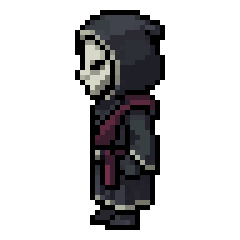
#> input picture assets/visuals/fighters/inquisition_warden_idle_west.png, 48 x 48 px, found by its file name (shown 5 times larger)
$ python skel.py
#> lines starting #> are read from the running program, lines starting #| are printed output that depends on the picture
"""Code skeletons for the combat-screen kits (stage strip, table, card frame, nine-slice panel, slot, kit card), in two palettes.
python3 art/pixellab-combat-kits/skel.py"""
import io, urllib.request, zipfile
from PIL import Image, ImageDraw
H=lambda s:tuple(int(s[i:i+2],16) for i in (0,2,4))+(255,)
INK=H('090A14')
PAL={'apollo':dict(d=H('151D28'),m=H('202E37'),l=H('394A50'),hi=H('819796'),fl=H('253A5E'),w1=H('602C2C'),w2=H('884B2B'),w3=H('AD7757'),acc=H('73BED3')),
     'b':dict(d=H('151D28'),m=H('202E37'),l=H('394A50'),hi=H('EBEDE9'),fl=H('202E37'),w1=H('202E37'),w2=H('394A50'),w3=H('8B9BA0'),acc=H('A53030'))}
def stage(p,W=180,Hh=100):
    c=PAL[p];im=Image.new('RGBA',(W,Hh),c['w1']);g=ImageDraw.Draw(im)
    for y in range(0,40):                                   # the ground the fighters stand on, lit from the top left
        g.line([(0,y),(W,y)],fill=c['w2'] if (y//5)%2==0 else c['w1'])
    for x in range(0,W,22): g.line([(x,0),(x-8,40)],fill=c['w3'])
    g.rectangle([0,40,W,44],fill=INK); g.rectangle([0,41,W,42],fill=c['hi'])   # the ledge into the tray
    g.rectangle([0,45,W,Hh],fill=c['d'])
    for y in range(50,Hh,10): g.line([(0,y),(W,y)],fill=c['m'])
    g.rectangle([6,50,W-7,Hh-3],outline=c['l'])
    return im
def table(p,W=180,Hh=100):
    c=PAL[p];im=Image.new('RGBA',(W,Hh),INK);g=ImageDraw.Draw(im)
    g.rectangle([1,1,W-2,Hh-2],fill=c['w2']); g.rectangle([1,1,W-2,2],fill=c['w3']); g.rectangle([1,1,2,Hh-2],fill=c['w3'])
    g.rectangle([8,8,W-9,Hh-9],fill=INK); g.rectangle([9,9,W-10,Hh-10],fill=c['fl'])
    g.ellipse([W//2-34,Hh//2-30,W//2+34,Hh//2+30],outline=c['l'],width=2)
    return im
def cardframe(p,W=56,Hh=80,studs=False):
    c=PAL[p];im=Image.new('RGBA',(W,Hh),(0,0,0,0));g=ImageDraw.Draw(im)
    g.rectangle([0,0,W-1,Hh-1],fill=INK);g.rectangle([1,1,W-2,Hh-2],fill=c['l']);g.rectangle([1,1,W-2,2],fill=c['hi']);g.rectangle([1,1,2,Hh-2],fill=c['hi'])
    g.rectangle([4,4,W-5,Hh-5],fill=INK);g.rectangle([5,5,W-6,Hh-6],fill=c['d'])
    for x,y in [(0,0),(W-1,0),(0,Hh-1),(W-1,Hh-1)]: g.point((x,y),fill=(0,0,0,0))
    if studs:
        for cx,cy in [(4,4),(W-5,4),(4,Hh-5),(W-5,Hh-5)]: g.rectangle([cx-1,cy-1,cx+1,cy+1],fill=c['acc'])
    return im
def panel(p,S=48):
    im=cardframe(p,S,S,True);return im
def slot(p,S=32):
    c=PAL[p];im=Image.new('RGBA',(S,S),(0,0,0,0));g=ImageDraw.Draw(im)
    g.rectangle([0,0,S-1,S-1],fill=INK);g.rectangle([1,1,S-2,S-2],fill=c['m']);g.rectangle([2,2,S-3,S-3],fill=INK);g.rectangle([3,3,S-4,S-4],fill=c['d'])
    g.line([(S-3,3),(S-3,S-3)],fill=c['l']);g.line([(3,S-3),(S-3,S-3)],fill=c['l'])
    return im
def starter_hero():
    hid='de5e44f4-1c9d-4043-96cf-eed8d324a086'
    z=zipfile.ZipFile(io.BytesIO(urllib.request.urlopen(f'https://api.pixellab.ai/mcp/characters/{hid}/download?states={hid}').read()))
    nm=[x for x in z.namelist() if x.endswith('rotations/east.png')][0]; return Image.open(io.BytesIO(z.read(nm))).convert('RGBA')
if __name__=='__main__':
    for p in PAL:
        stage(p).save(f'art/pixellab-combat-kits/skel/{p}_stage.png');table(p).save(f'art/pixellab-combat-kits/skel/{p}_table.png')
        cardframe(p).save(f'art/pixellab-combat-kits/skel/{p}_cardframe.png');panel(p).save(f'art/pixellab-combat-kits/skel/{p}_panel.png')
        slot(p).save(f'art/pixellab-combat-kits/skel/{p}_slot.png');cardframe(p,studs=True).save(f'art/pixellab-combat-kits/skel/{p}_kitcard.png')
#> this loop made 2 passes
#> pass 1, in stage, `im = Image.new('RGBA', (W, Hh), c['w1'])`:
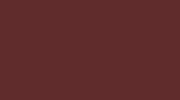
#> im: PIL image 180x100 RGBA; mean R, G, B, A 96, 44, 44, 255
#> pass 1, `stage(p).save(f'art/pixellab-combat-kits/skel/{p}_stage.png')`:
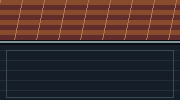
#> saved as apollo_stage.png: PIL image 180x100 RGBA; mean R, G, B, A 63.1, 45.9, 45.3, 255
#> pass 1, in table, `im = Image.new('RGBA', (W, Hh), INK)`:
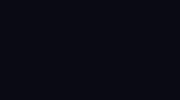
#> im: PIL image 180x100 RGBA; mean R, G, B, A 9, 10, 20, 255
#> pass 1, `stage(p).save(f'art/pixellab-combat-kits/skel/{p}_stage.png')`:
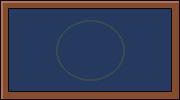
#> saved as apollo_table.png: PIL image 180x100 RGBA; mean R, G, B, A 57.1, 60.3, 80.4, 255
    starter_hero().save('art/pixellab-combat-kits/skel/hero.png')
#> (the call stopped at in starter_hero, `z=zipfile.ZipFile(io.BytesIO(urllib.request.urlopen(f'https://api.pixe..`: the network is not available in this run)
    Image.open('assets/visuals/fighters/inquisition_warden_idle_west.png').convert('RGBA').save('art/pixellab-combat-kits/skel/foe.png')
